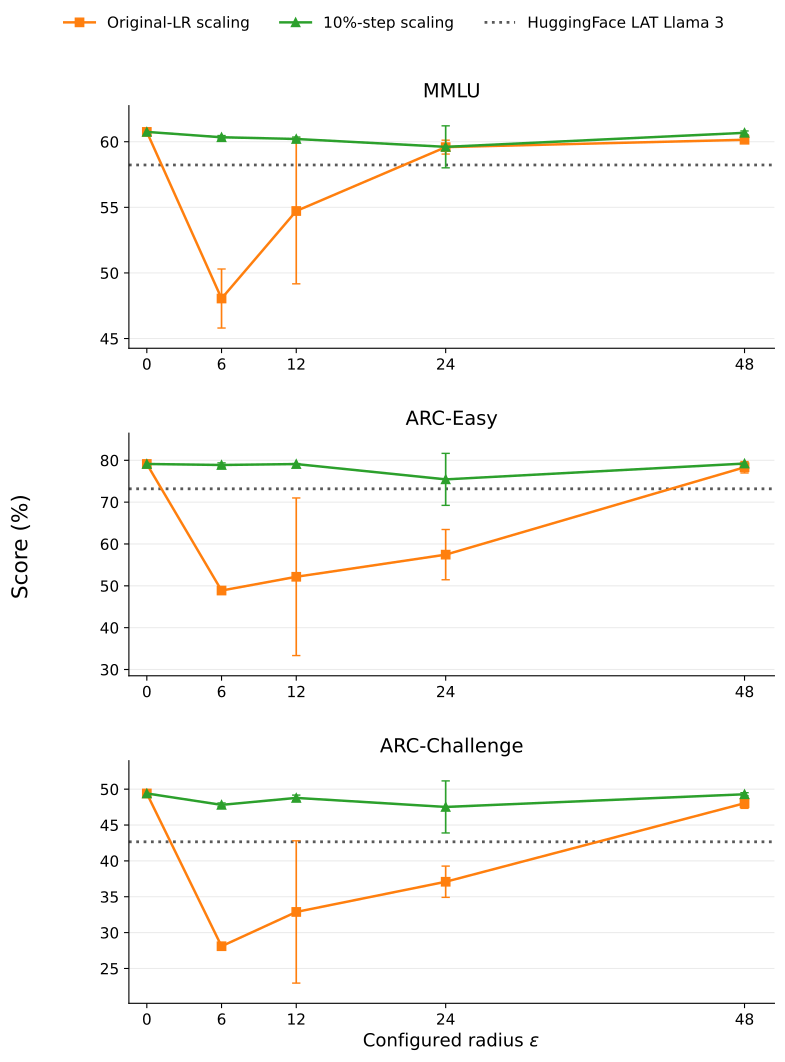

Write Python code to recreate this figure.
import matplotlib.pyplot as plt

from pathlib import Path
from matplotlib.backends.backend_pdf import PdfPages

from sweep_plot import plot_sweeps


# ============================================================
# Task capability vs configured radius
# ============================================================

capability_figure = plot_sweeps(
    panels=[
        ("MMLU", "MMLU"),
        ("ARC-E", "ARC-Easy"),
        ("ARC-C", "ARC-Challenge"),
    ],
    ylabel="Score (%)",
    figsize=(8, 11),
)


# ============================================================
# Benign behavioural utility vs configured radius
# ============================================================

safety_figure = plot_sweeps(
    panels=[
        ("Harmless", "Harmless"),
        ("XSTest", "XSTest"),
    ],
    ylabel="Score (%)",
    figsize=(8, 8.5),
    ymax_cap=105,
)


# ============================================================
# Save
# ============================================================

script_path = Path(__file__).resolve()
output_dir = script_path.parent

outputs = {
    "task_capability_sweeps": capability_figure,
    "safety_sweeps": safety_figure,
}

for stem, fig in outputs.items():
    fig.savefig(output_dir / f"{stem}.pdf", bbox_inches="tight")
    fig.savefig(output_dir / f"{stem}.png", dpi=300, bbox_inches="tight")

combined_pdf_path = output_dir / f"{script_path.stem}.pdf"

with PdfPages(combined_pdf_path) as pdf:
    for fig in outputs.values():
        pdf.savefig(fig, bbox_inches="tight")

print(
    "Saved utility figures to:\n"
    + "".join(f"  {output_dir / stem}.pdf/.png\n" for stem in outputs)
    + f"\nSaved combined PDF to:\n  {combined_pdf_path}"
)

plt.show()
